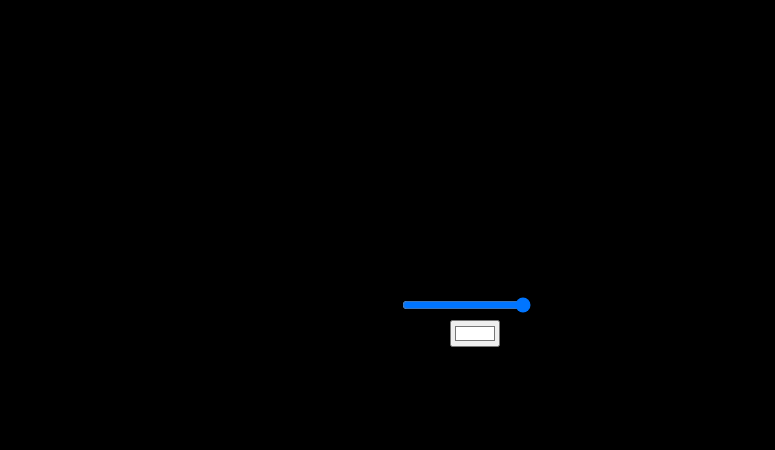
Frame 1 (no input)
Frame 60 (no input): identical to frame 1, image omitted
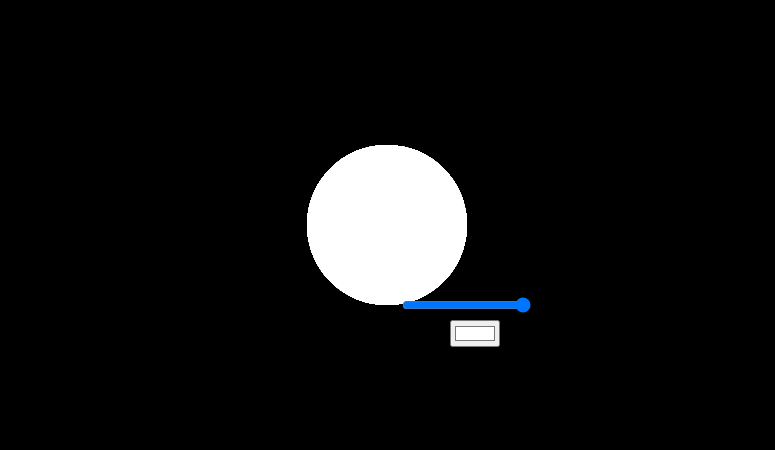
Frame 120 (the mouse pressed at the canvas centre since frame 60)

The p5.js sketch that drew these frames (run headless with seeded random() and noise() and a simulated clock; from frame 60 on, the mouse is pressed at the canvas centre):

// p5.js sketch
// ── sketch.js
let text1;
let text2;
let text1Default = ' ';
let text2Default = ' ';
let circleSize;
let circleColour;
let text1Box;
let text1Colour;
let text2Box;
let text2Colour;
let bgColour;
let rainbowMode;
let showSecretTextChance;
let pause = 0;
let key1;
let key2;
let key3;
let key4;
let key5;

function setup() {
    //create a canvas that's 400px in width and 400px in height
    createCanvas(displayWidth-25, displayHeight-150);
    //create a slider that changes Circle Size
    circleSize = createSlider(0, 160, 160);
    circleSize.position(400, 295);
    //create a colour picker for the colour of the circle
    circleColour = createColorPicker('#ffffff');
    circleColour.position(450,320);
    //create first input for the text that populates the screen
    text1Box = createInput('');
    text1Box.position(900,305);
    //create colour picker for first text
    text1Colour = createColorPicker('#ffffff');
    text1Colour.position(1100,295);
    //create second input for the text that populates the screen
    text2Box = createInput('');
    text2Box.position(900,330);
    //create colour picker for second text
    text2Colour = createColorPicker('#ffffff');
    text2Colour.position(1100,330);
    //create colour picker for background colour
    bgColour = createColorPicker('#000000');
    bgColour.position(450, 450);
    //set rainbowMode to false at start
    rainbowMode = 0;
    //set the background color to a random RGB value up to 255
    //background(random(256), random(256), random(256));
    background(bgColour.value());
    text1 = text1Default;
    text2 = text2Default;
}

function draw() {
    if (pause === 0) {
        if (mouseIsPressed === true) {
            //create a random coloured circle at the location of the mouse
            noStroke();
            if (rainbowMode === 0) {
                fill(circleColour.value());
            } else {
                fill(random(256), random(256), random(256));
            }
            circle(mouseX, mouseY, circleSize.value());
        }
        //write some text on a random position within the box
        textSize(12);
        fill(text1Colour.value());
        text(text1, random(-50, displayWidth), random(-50, displayHeight));
        fill(text2Colour.value());
        text(text2, random(-50, displayWidth), random(-50, displayHeight));
        /*
        //secret text
        if (text1 != ' ' || text2 != ' ') {
            showSecretTextChance = random(0, 1001);
            if (showSecretTextChance >= 1000) {
                text('YOU WILL DIE.', random(-50, displayWidth), random(-50, displayHeight));
            }
        }*/
    }
}

function keyPressed() {
    //each new key press, store it, as well as previous 4 (total of 5)
    key5 = key4;
    key4 = key3;
    key3 = key2;
    key2 = key1;
    key1 = keyCode;
    if (keyCode === 46) { //reset the program when del is pressed
        reset();
    } else if (keyCode === 27) { //toggle the pause bool with Escape
        togglePause();
    } else if (keyCode === 13) { //upon keypress enter, set the text to show
        setText();
    } else if (keyCode === 97) { //pressing 1 will toggle rainbow mode
        secretRainbowMode();
    } else if (key5 == 78 && key4 == 79 && key3 == 82 && key2 == 65 && key1 == 72) { //this one does nothing
        norahMode();
    }
}

function reset() {
    //reset the canvas and disable rainbow mode
    clear();
    rainbowMode = 0;
    //set the background color value in slider
    background(bgColour.value());
    //reset text
    text1 = text1Default;
    text1Box.value(text1Default);
    text2 = text2Default;
    text2Box.value(text1Default);
    /*
    //reset the pause bool when escape pressed
    if (pause === 1) {
        pause = 0;
    }
    */
}

function togglePause() {
    //toggle text & draw functionality
    if (pause === 0) {
        pause = 1;
    } else {
        pause = 0;
    }
}

function setText() {
    //if the textbox is empty, set the text to an empty character
    if (text1Box.value() != '') {
        text1 = text1Box.value();
    } else {
        text1 = text1Default;
    }
    if (text2Box.value() != '') {
        text2 = text2Box.value();
    } else {
        text2 = text2Default;
    }
}

function secretRainbowMode() {
    //toggle the rainbow brush
    if (rainbowMode === 0) {
        rainbowMode = 1;
    } else {
        rainbowMode = 0;
    }
}

function norahMode() {
    clear();
    text1Box.value('Norah');
    text1 = text1Box.value();
    text2Box.value('Norah');
    text2 = text2Box.value();
    bgColour.value('#ffddec');
    background(bgColour.value());
    circleColour.value('#0f0f0f');
    circleSize.value(64);
}

//function mousePressed() {}
